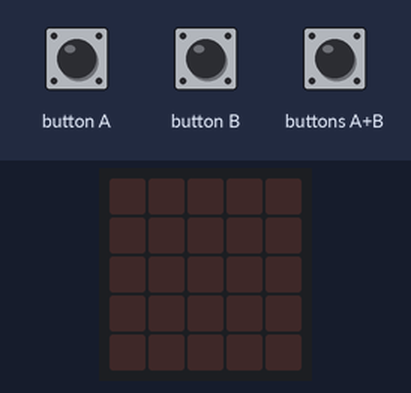
The program below on a simulated BBC micro:bit (MakeCode). Shown: the board's 5×5 LED display. The inputs (shaded band) are chosen by the test bench.

Above: at 1.2 s.
1.3 s: button A pressed for 0.15 s
At 2.1 s:
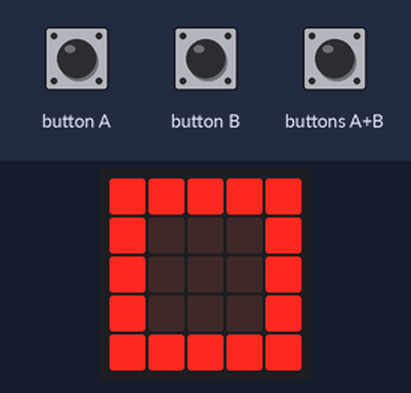
2.9 s: button B pressed for 0.15 s
At 3.3 s:
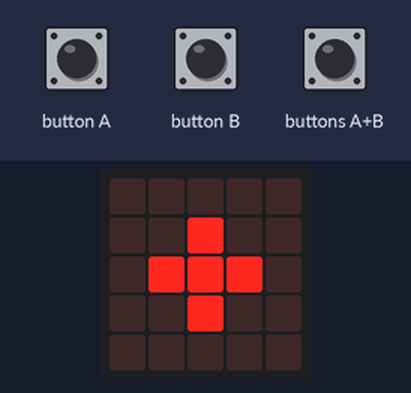
4.5 s: buttons A+B pressed for 0.15 s
At 5.8 s:
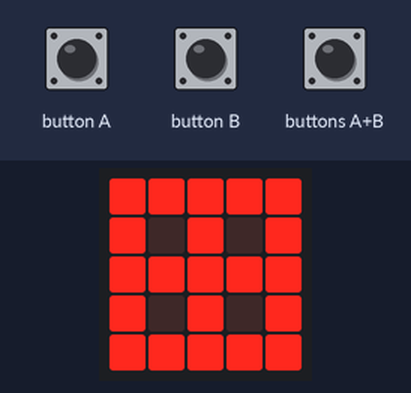
Timing chart, 0 to 7.5 s (numbered marks = the images above; inputs shaded):
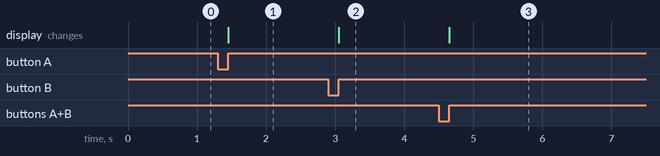

Measured:
- after the input at 1.3 s, the display: changes after 0.15 s (image 1)
- after the input at 2.9 s, the display: changes after 0.15 s (image 2)
- after the input at 4.5 s, the display: changes after 0.15 s (image 3)

The program:

main.ts
```typescript
function A () {
    basic.clearScreen()
}
input.onButtonPressed(Button.A, function () {
    A()
    B()
})
function B () {
    led.plot(0, 0)
    led.plot(1, 0)
    led.plot(2, 0)
    led.plot(3, 0)
    led.plot(4, 0)
    led.plot(4, 1)
    led.plot(4, 2)
    led.plot(4, 3)
    led.plot(4, 4)
    led.plot(3, 4)
    led.plot(2, 4)
    led.plot(1, 4)
    led.plot(0, 4)
    led.plot(0, 4)
    led.plot(0, 3)
    led.plot(0, 2)
    led.plot(0, 1)
}
input.onButtonPressed(Button.AB, function () {
    A()
    B()
    C()
})
input.onButtonPressed(Button.B, function () {
    A()
    C()
})
function C () {
    led.plot(1, 2)
    led.plot(2, 1)
    led.plot(3, 2)
    led.plot(2, 3)
    led.plot(2, 2)
}
```

test.ts
```typescript
// les tests vont ici ; cela ne sera pas compilé si ce paquet est utilisé en tant qu'extension.
```
